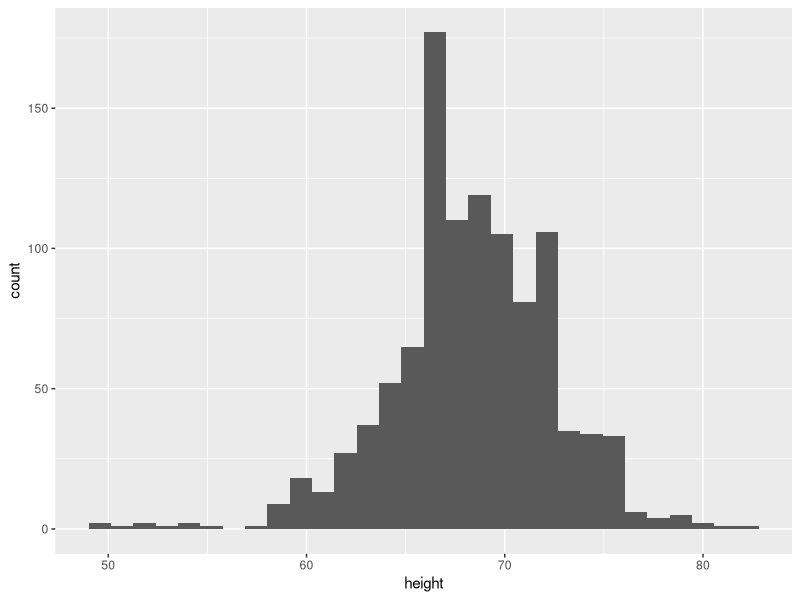
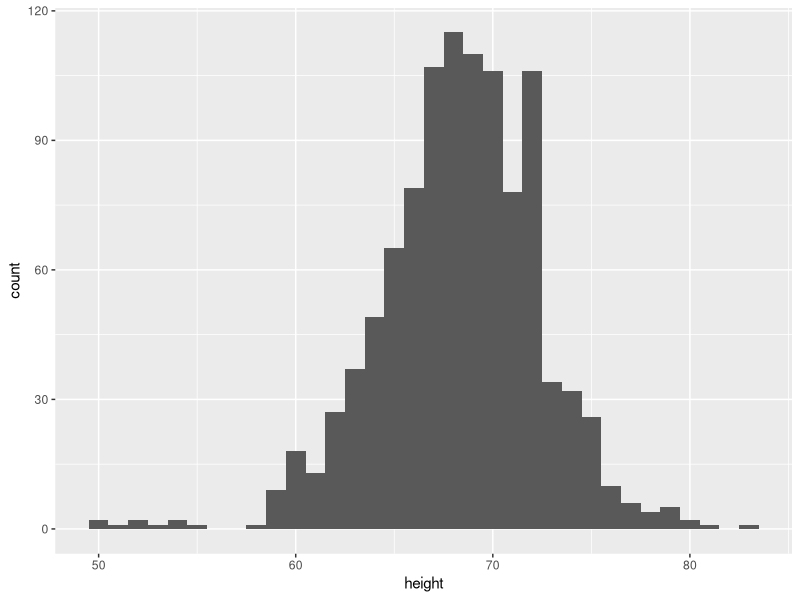
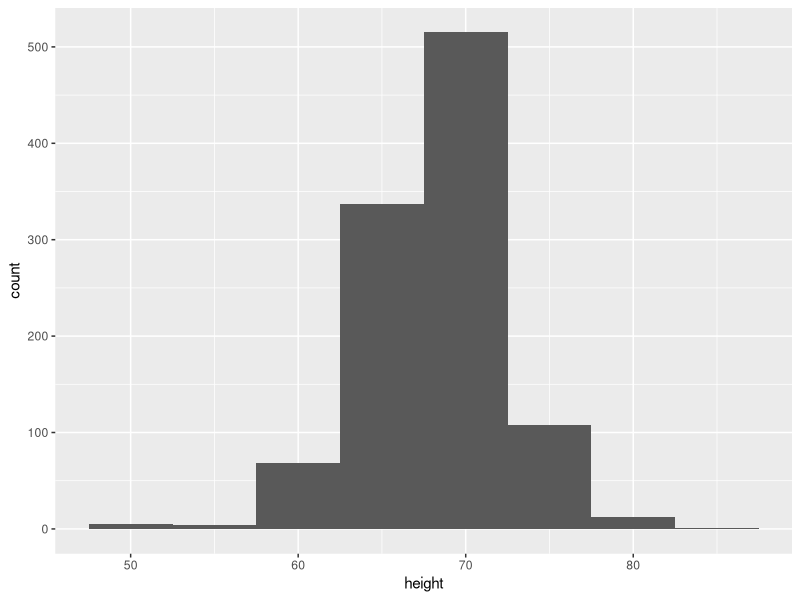
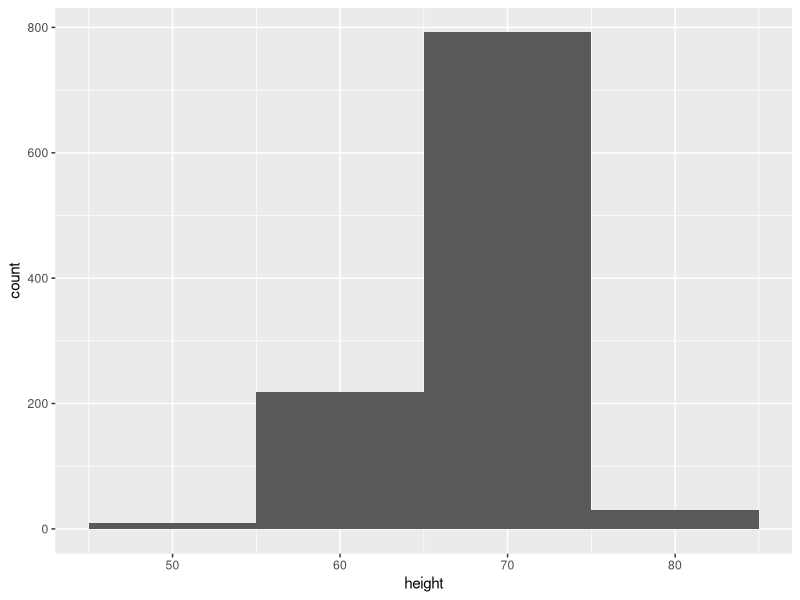
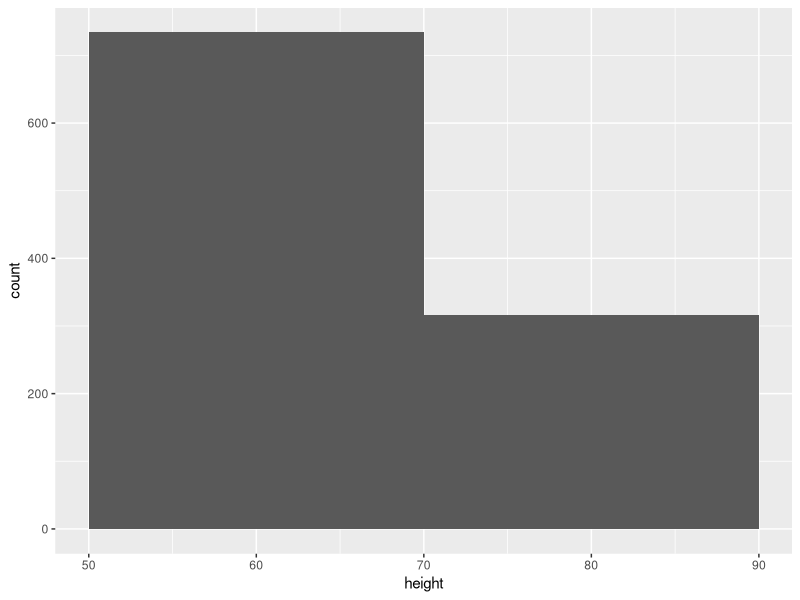
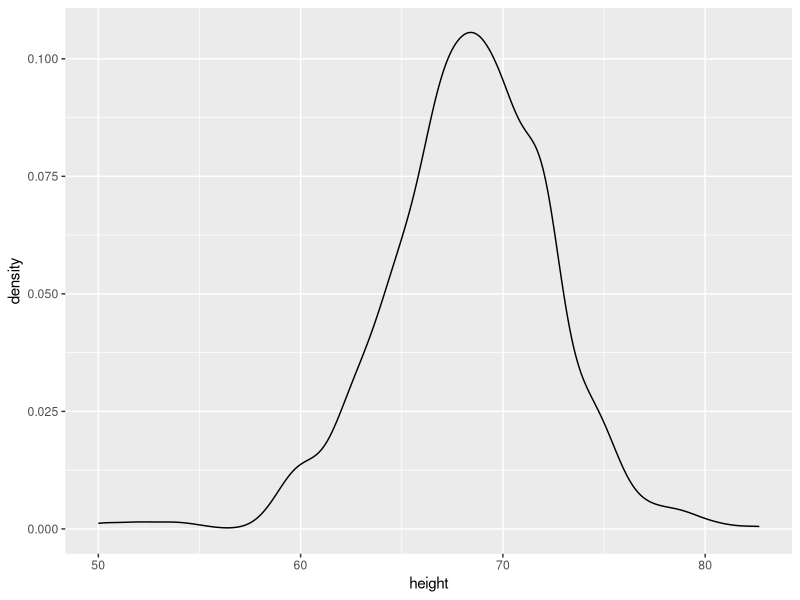
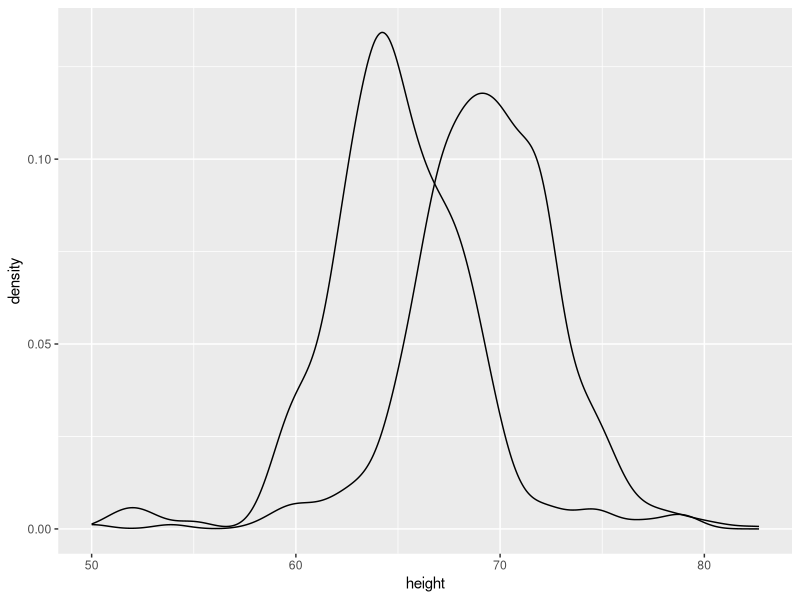
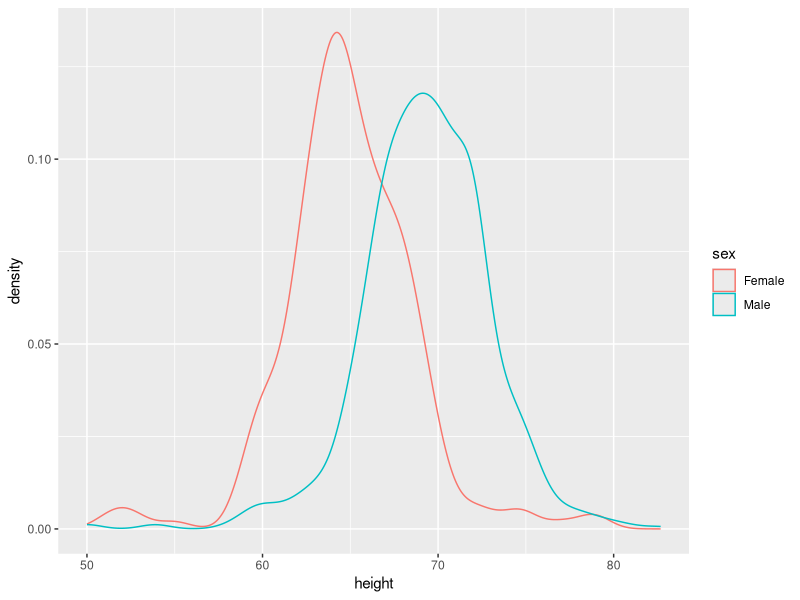

These figures' R source, in order:
## ---- chunk 1
knitr::opts_chunk$set(echo = TRUE)
library(tidyverse)
## ---- chunk 2
#install.packages("dslabs")
library(dslabs) 
data(heights)
glimpse(heights)
## ---- chunk 3
ggplot(heights, aes(x = height)) + geom_histogram()

## ---- chunk 4
ggplot(heights, aes(x = height)) + geom_histogram(binwidth = 1)
ggplot(heights, aes(x = height)) + geom_histogram(binwidth = 5)
ggplot(heights, aes(x = height)) + geom_histogram(binwidth = 10)
ggplot(heights, aes(x = height)) + geom_histogram(binwidth = 20)

## ---- chunk 5
ggplot(heights, aes(x = height)) + geom_density()
## ---- chunk 6
ggplot(heights, aes(x = height, group = sex)) + geom_density()
## ---- chunk 7
ggplot(heights, aes(x = height, color = sex)) + geom_density()


## ---- chunk 8
ggplot(heights, aes(x = height, fill = sex)) + geom_density(alpha = 0.5)


## ---- chunk 9
ggplot(heights, aes(x = sex, y = height)) + geom_boxplot()
## ---- chunk 10
ggplot(heights, aes(x = sex, y = height)) + geom_boxplot()
heights %>% summarize(mean_height = mean(height), median_hieght = median(height))

## ---- chunk 11
heights %>% group_by(sex) %>%
  summarize( mean_height = mean(height), median_height = median(height))
## ---- chunk 12
heights %>% filter(sex == "Female") %>% summarise(tallest = max(height))
heights %>% filter(sex == "Male") %>% summarise(shortest = min(height))


## ---- chunk 13
heights %>%
  group_by(sex) %>% summarize(mean_height = mean(height)) %>% ggplot(aes(x = sex, y = mean_height, fill = sex))+ geom_col()
## ---- chunk 14
# install.packages("pscl")
library(pscl) # loads in the package that has this data. 
## You might need to install this...

# data for presidental elections
votedata <-  presidentialElections
glimpse(votedata)
## ---- chunk 15
votedata %>% filter(year == 2000) %>% ggplot(aes(x = state, y = demVote)) +
  geom_col()

## ---- chunk 16
votedata %>% filter(year == 2000) %>% ggplot(aes(x = state, y = demVote)) +
geom_col()
coord_flip()

## ---- chunk 17
votedata %>% filter(year == 2000) %>% ggplot(aes(x = reorder(state, demVote), y = demVote)) +
  geom_col() +
  coord_flip()


## ---- chunk 18
votedata %>%
  filter(year == 2000) %>%
  ggplot(aes(x = reorder(state, demVote), y = demVote)) +
  geom_col() +
  coord_flip() +
  facet_wrap(~south)

## ---- chunk 19
votedata %>%
  filter(year == 2000) %>%
  ggplot(aes(x = reorder(state, demVote), y = demVote, fill = south)) +
  geom_col() +
  coord_flip()

## ---- chunk 20
votedata %>% filter(year %in% c(2008,2016)) %>% ggplot(aes(x = reorder(state, demVote), y = demVote, fill = south)) +
  geom_col() +
  coord_flip() +
  facet_wrap(~year)


## ---- chunk 21
votedata %>% filter(year %in% c(2008,2016)) %>% ggplot(aes(x = reorder(state, demVote), y = demVote, fill = south)) +
  geom_col() +
  coord_flip() +
  facet_wrap(~year) +
  geom_hline(yintercept = 50)

## ---- chunk 22
library(maps)
votedata$state <- tolower(votedata$state)  ## states need to be lowercase for linking

states_map <- map_data("state") ## this gives us the lat and long for each point of each state.
  
map_plot <-  ggplot(data =  votedata %>% filter(year == 2008), aes(map_id = state)) +
    geom_map(aes(fill = demVote), map = states_map) +
    expand_limits(x = states_map$long, y = states_map$lat)

map_plot  
## ---- chunk 23
map_plot <-  ggplot(data =  votedata %>% filter(year == 2016), aes(map_id = state)) +
  geom_map(aes(fill = demVote), map = states_map)+
  expand_limits(x = states_map$long, y = states_map$lat)

map_plot  
## ---- chunk 24
map_plot <-  ggplot(data =  votedata %>% filter(year == 2016), aes(map_id = state)) +
  geom_map(aes(fill = south), map = states_map)+
  expand_limits(x = states_map$long, y = states_map$lat)

map_plot

## ---- chunk 25
votedata %>%
  group_by(year, south) %>% summarize(avg_vote = mean(demVote))

## ---- chunk 26
votedata %>% group_by(year, south) %>% summarize(avg_vote = mean(demVote)) %>%
  ggplot(aes(x = year, y = avg_vote, color = south)) +
  geom_line()

## ---- chunk 27
library(palmerpenguins)
glimpse(penguins)
## ---- chunk 28
ggplot(penguins, aes(x = species, y = body_mass_g)) +
  geom_boxplot()

## ---- chunk 29
ggplot(penguins, aes(x = species, y = body_mass_g)) +
  geom_boxplot() +
  geom_point()

## ---- chunk 30
ggplot(penguins, aes(x = species, y = body_mass_g)) +
  geom_boxplot() +
  geom_jitter()

## ---- chunk 31
ggplot(penguins, aes(x = species, y = body_mass_g)) +
  geom_jitter() +
  geom_boxplot(alpha = 0.5)


## ---- chunk 32
ggplot(penguins, aes(x = species, y = body_mass_g)) +
  geom_jitter() +
  geom_violin(alpha = 0.5)


## ---- chunk 33
penguins %>% group_by(species, sex) %>%
  count()

penguins %>% group_by(island) %>%
  summarize(avg_mass = mean(body_mass_g, na.rm = T))

penguins %>% group_by(sex) %>%
  summarize(avg_bill_length = mean(bill_length_mm, na.rm = T))

penguins %>% filter(sex == "female") %>%
  ggplot(aes(x = bill_length_mm, y = bill_depth_mm)) +
  geom_point()

ggplot(penguins, aes(x = flipper_length_mm, y = body_mass_g, color = species)) +
  geom_point() +
  facet_wrap(~island)

ggplot(penguins, aes(x = flipper_length_mm, fill = sex)) +
  geom_density(alpha = 0.5)

ggplot(penguins, aes(x = body_mass_g, fill = as.factor(year))) +
  geom_density(alpha = 0.5)
